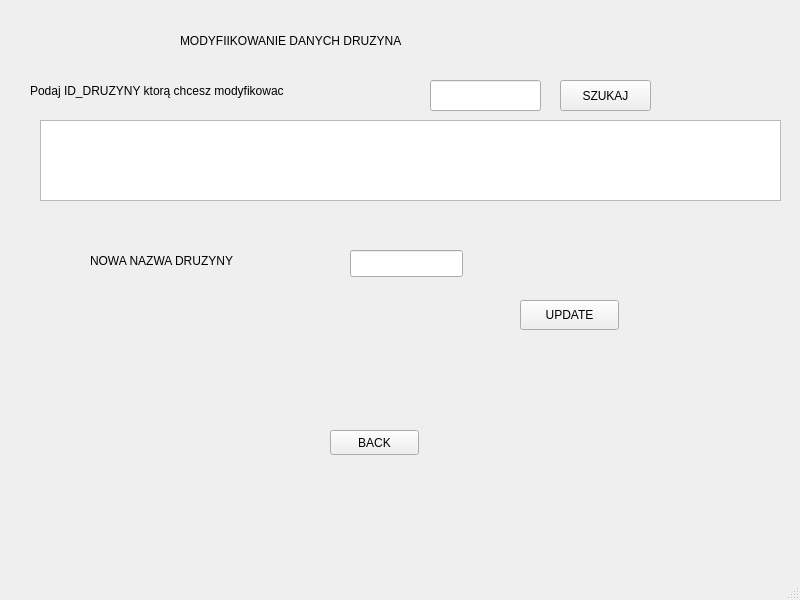
<?xml version="1.0" encoding="UTF-8"?>
<ui version="4.0">
 <class>MainWindow</class>
 <widget class="QMainWindow" name="MainWindow">
  <property name="geometry">
   <rect>
    <x>0</x>
    <y>0</y>
    <width>800</width>
    <height>600</height>
   </rect>
  </property>
  <property name="windowTitle">
   <string>MainWindow</string>
  </property>
  <widget class="QWidget" name="centralwidget">
   <widget class="QLabel" name="label_3">
    <property name="geometry">
     <rect>
      <x>30</x>
      <y>80</y>
      <width>421</width>
      <height>21</height>
     </rect>
    </property>
    <property name="text">
     <string>Podaj ID_DRUZYNY ktorą chcesz modyfikowac</string>
    </property>
   </widget>
   <widget class="QLabel" name="label_2">
    <property name="geometry">
     <rect>
      <x>90</x>
      <y>250</y>
      <width>221</width>
      <height>21</height>
     </rect>
    </property>
    <property name="text">
     <string>NOWA NAZWA DRUZYNY</string>
    </property>
   </widget>
   <widget class="QPushButton" name="pushButton_2">
    <property name="geometry">
     <rect>
      <x>520</x>
      <y>300</y>
      <width>99</width>
      <height>30</height>
     </rect>
    </property>
    <property name="text">
     <string>UPDATE</string>
    </property>
   </widget>
   <widget class="QTextBrowser" name="textBrowser">
    <property name="geometry">
     <rect>
      <x>40</x>
      <y>120</y>
      <width>741</width>
      <height>81</height>
     </rect>
    </property>
   </widget>
   <widget class="QLineEdit" name="lineEdit">
    <property name="geometry">
     <rect>
      <x>430</x>
      <y>80</y>
      <width>111</width>
      <height>31</height>
     </rect>
    </property>
   </widget>
   <widget class="QPushButton" name="pushButton">
    <property name="geometry">
     <rect>
      <x>560</x>
      <y>80</y>
      <width>91</width>
      <height>31</height>
     </rect>
    </property>
    <property name="text">
     <string>SZUKAJ</string>
    </property>
   </widget>
   <widget class="QLineEdit" name="lineEdit_2">
    <property name="geometry">
     <rect>
      <x>350</x>
      <y>250</y>
      <width>113</width>
      <height>27</height>
     </rect>
    </property>
   </widget>
   <widget class="QLabel" name="label">
    <property name="geometry">
     <rect>
      <x>470</x>
      <y>260</y>
      <width>241</width>
      <height>21</height>
     </rect>
    </property>
    <property name="text">
     <string/>
    </property>
   </widget>
   <widget class="QLabel" name="label_6">
    <property name="geometry">
     <rect>
      <x>180</x>
      <y>20</y>
      <width>361</width>
      <height>41</height>
     </rect>
    </property>
    <property name="text">
     <string>MODYFIIKOWANIE DANYCH DRUZYNA</string>
    </property>
   </widget>
   <widget class="QPushButton" name="pushButton_3">
    <property name="geometry">
     <rect>
      <x>330</x>
      <y>430</y>
      <width>89</width>
      <height>25</height>
     </rect>
    </property>
    <property name="text">
     <string>BACK</string>
    </property>
   </widget>
  </widget>
  <widget class="QMenuBar" name="menubar">
   <property name="geometry">
    <rect>
     <x>0</x>
     <y>0</y>
     <width>800</width>
     <height>22</height>
    </rect>
   </property>
  </widget>
  <widget class="QStatusBar" name="statusbar"/>
 </widget>
 <resources/>
 <connections/>
</ui>
